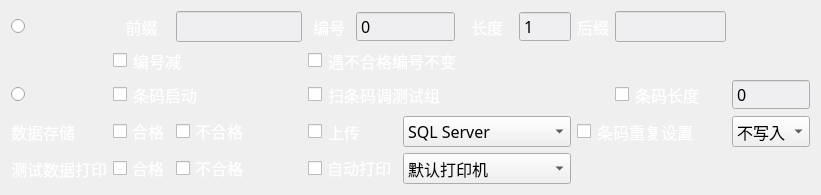
        <widget class="QWidget" name="layoutWidget">
         <property name="geometry">
          <rect>
           <x>10</x>
           <y>0</y>
           <width>821</width>
           <height>157</height>
          </rect>
         </property>
         <layout class="QGridLayout" name="gridLayout_5">
          <item row="0" column="0">
           <widget class="QRadioButton" name="radioButton_3">
            <property name="font">
             <font>
              <family>微软雅黑</family>
              <pointsize>12</pointsize>
             </font>
            </property>
            <property name="styleSheet">
             <string notr="true">color: rgb(239, 239, 241);
border:0px;</string>
            </property>
            <property name="text">
             <string>自动编码</string>
            </property>
           </widget>
          </item>
          <item row="0" column="1">
           <widget class="QLabel" name="label_2">
            <property name="font">
             <font>
              <family>微软雅黑</family>
              <pointsize>12</pointsize>
             </font>
            </property>
            <property name="styleSheet">
             <string notr="true">color: rgb(255, 255, 255);
border:0px;</string>
            </property>
            <property name="text">
             <string>前缀</string>
            </property>
            <property name="alignment">
             <set>Qt::AlignCenter</set>
            </property>
           </widget>
          </item>
          <item row="0" column="2">
           <widget class="QLineEdit" name="lineEdit_2">
            <property name="font">
             <font>
              <family>微软雅黑</family>
              <pointsize>12</pointsize>
             </font>
            </property>
            <property name="styleSheet">
             <string notr="true">background-color: rgb(239, 239, 241);</string>
            </property>
            <property name="placeholderText">
             <string/>
            </property>
           </widget>
          </item>
          <item row="0" column="3">
           <widget class="QLabel" name="label_7">
            <property name="font">
             <font>
              <family>微软雅黑</family>
              <pointsize>12</pointsize>
             </font>
            </property>
            <property name="styleSheet">
             <string notr="true">color: rgb(255, 255, 255);
border:0px;</string>
            </property>
            <property name="text">
             <string>编号</string>
            </property>
            <property name="alignment">
             <set>Qt::AlignCenter</set>
            </property>
           </widget>
          </item>
          <item row="0" column="4" colspan="2">
           <widget class="QSpinBox" name="spinBox_2">
            <property name="font">
             <font>
              <family>微软雅黑</family>
              <pointsize>12</pointsize>
             </font>
            </property>
            <property name="styleSheet">
             <string notr="true">background-color: rgb(239, 239, 241);</string>
            </property>
            <property name="buttonSymbols">
             <enum>QAbstractSpinBox::NoButtons</enum>
            </property>
            <property name="maximum">
             <number>999999999</number>
            </property>
           </widget>
          </item>
          <item row="0" column="6">
           <widget class="QLabel" name="label_8">
            <property name="font">
             <font>
              <family>微软雅黑</family>
              <pointsize>12</pointsize>
             </font>
            </property>
            <property name="styleSheet">
             <string notr="true">color: rgb(255, 255, 255);
border:0px;</string>
            </property>
            <property name="text">
             <string>长度</string>
            </property>
            <property name="alignment">
             <set>Qt::AlignCenter</set>
            </property>
           </widget>
          </item>
          <item row="0" column="7">
           <widget class="QSpinBox" name="spinBox_4">
            <property name="font">
             <font>
              <family>微软雅黑</family>
              <pointsize>12</pointsize>
             </font>
            </property>
            <property name="styleSheet">
             <string notr="true">background-color: rgb(239, 239, 241);</string>
            </property>
            <property name="wrapping">
             <bool>false</bool>
            </property>
            <property name="frame">
             <bool>true</bool>
            </property>
            <property name="buttonSymbols">
             <enum>QAbstractSpinBox::NoButtons</enum>
            </property>
            <property name="minimum">
             <number>1</number>
            </property>
            <property name="maximum">
             <number>9</number>
            </property>
           </widget>
          </item>
          <item row="0" column="8">
           <widget class="QLabel" name="label_6">
            <property name="font">
             <font>
              <family>微软雅黑</family>
              <pointsize>12</pointsize>
             </font>
            </property>
            <property name="styleSheet">
             <string notr="true">color: rgb(255, 255, 255);
border:0px;</string>
            </property>
            <property name="text">
             <string>后缀</string>
            </property>
            <property name="alignment">
             <set>Qt::AlignCenter</set>
            </property>
           </widget>
          </item>
          <item row="0" column="9" colspan="2">
           <widget class="QLineEdit" name="lineEdit_5">
            <property name="font">
             <font>
              <family>微软雅黑</family>
              <pointsize>12</pointsize>
             </font>
            </property>
            <property name="styleSheet">
             <string notr="true">background-color: rgb(239, 239, 241);</string>
            </property>
            <property name="placeholderText">
             <string/>
            </property>
           </widget>
          </item>
          <item row="0" column="11">
           <widget class="QToolButton" name="toolButton_15">
            <property name="font">
             <font>
              <family>微软雅黑</family>
              <pointsize>12</pointsize>
             </font>
            </property>
            <property name="whatsThis">
             <string/>
            </property>
            <property name="styleSheet">
             <string notr="true">QToolButton
{
background-color:transparent;
color: rgb(239, 239, 241);
border:0px;
}</string>
            </property>
            <property name="text">
             <string>保存</string>
            </property>
            <property name="icon">
             <iconset resource="image.qrc">
              <normaloff>:/resource/保存.png</normaloff>:/resource/保存.png</iconset>
            </property>
            <property name="iconSize">
             <size>
              <width>30</width>
              <height>30</height>
             </size>
            </property>
            <property name="toolButtonStyle">
             <enum>Qt::ToolButtonTextBesideIcon</enum>
            </property>
           </widget>
          </item>
          <item row="1" column="1" colspan="2">
           <widget class="QCheckBox" name="checkBox_4">
            <property name="font">
             <font>
              <family>微软雅黑</family>
              <pointsize>12</pointsize>
             </font>
            </property>
            <property name="styleSheet">
             <string notr="true">color: rgb(255, 255, 255);
border:0px;</string>
            </property>
            <property name="text">
             <string>编号减</string>
            </property>
           </widget>
          </item>
          <item row="1" column="3" colspan="7">
           <widget class="QCheckBox" name="checkBox_9">
            <property name="font">
             <font>
              <family>微软雅黑</family>
              <pointsize>12</pointsize>
             </font>
            </property>
            <property name="styleSheet">
             <string notr="true">color: rgb(255, 255, 255);
border:0px;</string>
            </property>
            <property name="text">
             <string>遇不合格编号不变</string>
            </property>
           </widget>
          </item>
          <item row="2" column="0">
           <widget class="QRadioButton" name="radioButton_4">
            <property name="font">
             <font>
              <family>微软雅黑</family>
              <pointsize>12</pointsize>
             </font>
            </property>
            <property name="styleSheet">
             <string notr="true">color: rgb(239, 239, 241);
border:0px;</string>
            </property>
            <property name="text">
             <string>条码输入</string>
            </property>
           </widget>
          </item>
          <item row="2" column="1" colspan="2">
           <widget class="QCheckBox" name="checkBox_8">
            <property name="font">
             <font>
              <family>微软雅黑</family>
              <pointsize>12</pointsize>
             </font>
            </property>
            <property name="styleSheet">
             <string notr="true">color: rgb(255, 255, 255);
border:0px;</string>
            </property>
            <property name="text">
             <string>条码启动</string>
            </property>
           </widget>
          </item>
          <item row="2" column="11">
           <widget class="QSpinBox" name="spinBox_9">
            <property name="font">
             <font>
              <family>微软雅黑</family>
              <pointsize>12</pointsize>
             </font>
            </property>
            <property name="styleSheet">
             <string notr="true">background-color: rgb(239, 239, 241);</string>
            </property>
            <property name="wrapping">
             <bool>false</bool>
            </property>
            <property name="frame">
             <bool>true</bool>
            </property>
            <property name="buttonSymbols">
             <enum>QAbstractSpinBox::NoButtons</enum>
            </property>
            <property name="minimum">
             <number>0</number>
            </property>
            <property name="maximum">
             <number>9999</number>
            </property>
           </widget>
          </item>
          <item row="3" column="0">
           <widget class="QLabel" name="label_3">
            <property name="font">
             <font>
              <family>微软雅黑</family>
              <pointsize>12</pointsize>
             </font>
            </property>
            <property name="styleSheet">
             <string notr="true">color: rgb(255, 255, 255);</string>
            </property>
            <property name="text">
             <string>数据存储</string>
            </property>
            <property name="alignment">
             <set>Qt::AlignLeading|Qt::AlignLeft|Qt::AlignVCenter</set>
            </property>
           </widget>
          </item>
          <item row="3" column="1">
           <widget class="QCheckBox" name="checkBox_5">
            <property name="font">
             <font>
              <family>微软雅黑</family>
              <pointsize>12</pointsize>
             </font>
            </property>
            <property name="styleSheet">
             <string notr="true">color: rgb(255, 255, 255);</string>
            </property>
            <property name="text">
             <string>合格</string>
            </property>
           </widget>
          </item>
          <item row="3" column="2">
           <widget class="QCheckBox" name="checkBox_7">
            <property name="font">
             <font>
              <family>微软雅黑</family>
              <pointsize>12</pointsize>
             </font>
            </property>
            <property name="styleSheet">
             <string notr="true">color: rgb(255, 255, 255);</string>
            </property>
            <property name="text">
             <string>不合格</string>
            </property>
           </widget>
          </item>
          <item row="3" column="3" colspan="2">
           <widget class="QCheckBox" name="checkBox_10">
            <property name="font">
             <font>
              <family>微软雅黑</family>
              <pointsize>12</pointsize>
             </font>
            </property>
            <property name="styleSheet">
             <string notr="true">color: rgb(255, 255, 255);
border:0px;</string>
            </property>
            <property name="text">
             <string>上传</string>
            </property>
           </widget>
          </item>
          <item row="3" column="5" colspan="3">
           <widget class="QComboBox" name="comboBox_7">
            <property name="font">
             <font>
              <family>微软雅黑</family>
              <pointsize>12</pointsize>
             </font>
            </property>
            <property name="styleSheet">
             <string notr="true">background-color: rgb(239, 239, 241);</string>
            </property>
            <property name="currentText">
             <string>SQL Server</string>
            </property>
            <item>
             <property name="text">
              <string>SQL Server</string>
             </property>
            </item>
            <item>
             <property name="text">
              <string>webService</string>
             </property>
            </item>
            <item>
             <property name="text">
              <string>SQL Server_AIP</string>
             </property>
            </item>
            <item>
             <property name="text">
              <string>SQL_Server_IDI</string>
             </property>
            </item>
           </widget>
          </item>
          <item row="3" column="8" colspan="3">
           <widget class="QCheckBox" name="checkBox_17">
            <property name="font">
             <font>
              <family>微软雅黑</family>
              <pointsize>12</pointsize>
             </font>
            </property>
            <property name="styleSheet">
             <string notr="true">color: rgb(255, 255, 255);
border:0px;</string>
            </property>
            <property name="text">
             <string>条码重复设置</string>
            </property>
           </widget>
          </item>
          <item row="3" column="11">
           <widget class="QComboBox" name="comboBox_17">
            <property name="font">
             <font>
              <family>微软雅黑</family>
              <pointsize>12</pointsize>
             </font>
            </property>
            <property name="styleSheet">
             <string notr="true">background-color: rgb(239, 239, 241);</string>
            </property>
            <property name="currentText">
             <string>不写入</string>
            </property>
            <item>
             <property name="text">
              <string>不写入</string>
             </property>
            </item>
            <item>
             <property name="text">
              <string>覆盖</string>
             </property>
            </item>
           </widget>
          </item>
          <item row="4" column="0">
           <widget class="QLabel" name="label_9">
            <property name="font">
             <font>
              <family>微软雅黑</family>
              <pointsize>12</pointsize>
             </font>
            </property>
            <property name="styleSheet">
             <string notr="true">color: rgb(255, 255, 255);</string>
            </property>
            <property name="text">
             <string>测试数据打印</string>
            </property>
            <property name="alignment">
             <set>Qt::AlignLeading|Qt::AlignLeft|Qt::AlignVCenter</set>
            </property>
           </widget>
          </item>
          <item row="4" column="1">
           <widget class="QCheckBox" name="checkBox_11">
            <property name="font">
             <font>
              <family>微软雅黑</family>
              <pointsize>12</pointsize>
             </font>
            </property>
            <property name="styleSheet">
             <string notr="true">color: rgb(255, 255, 255);</string>
            </property>
            <property name="text">
             <string>合格</string>
            </property>
           </widget>
          </item>
          <item row="4" column="2">
           <widget class="QCheckBox" name="checkBox_12">
            <property name="font">
             <font>
              <family>微软雅黑</family>
              <pointsize>12</pointsize>
             </font>
            </property>
            <property name="styleSheet">
             <string notr="true">color: rgb(255, 255, 255);</string>
            </property>
            <property name="text">
             <string>不合格</string>
            </property>
           </widget>
          </item>
          <item row="4" column="3" colspan="2">
           <widget class="QCheckBox" name="checkBox_13">
            <property name="font">
             <font>
              <family>微软雅黑</family>
              <pointsize>12</pointsize>
             </font>
            </property>
            <property name="styleSheet">
             <string notr="true">color: rgb(255, 255, 255);</string>
            </property>
            <property name="text">
             <string>自动打印</string>
            </property>
           </widget>
          </item>
          <item row="4" column="5" colspan="3">
           <widget class="QComboBox" name="comboBox_19">
            <property name="font">
             <font>
              <family>微软雅黑</family>
              <pointsize>12</pointsize>
             </font>
            </property>
            <property name="styleSheet">
             <string notr="true">background-color: rgb(239, 239, 241);</string>
            </property>
            <property name="currentText">
             <string>默认打印机</string>
            </property>
            <item>
             <property name="text">
              <string>默认打印机</string>
             </property>
            </item>
            <item>
             <property name="text">
              <string>炜煌E32串口打印机</string>
             </property>
            </item>
           </widget>
          </item>
          <item row="2" column="3" colspan="6">
           <widget class="QCheckBox" name="checkBox_6">
            <property name="font">
             <font>
              <family>微软雅黑</family>
              <pointsize>12</pointsize>
             </font>
            </property>
            <property name="styleSheet">
             <string notr="true">color: rgb(255, 255, 255);
border:0px;</string>
            </property>
            <property name="text">
             <string>扫条码调测试组</string>
            </property>
           </widget>
          </item>
          <item row="2" column="9" colspan="2">
           <widget class="QCheckBox" name="checkBox_16">
            <property name="font">
             <font>
              <family>微软雅黑</family>
              <pointsize>12</pointsize>
             </font>
            </property>
            <property name="styleSheet">
             <string notr="true">color: rgb(255, 255, 255);
border:0px;</string>
            </property>
            <property name="text">
             <string>条码长度</string>
            </property>
           </widget>
          </item>
         </layout>
        </widget>
